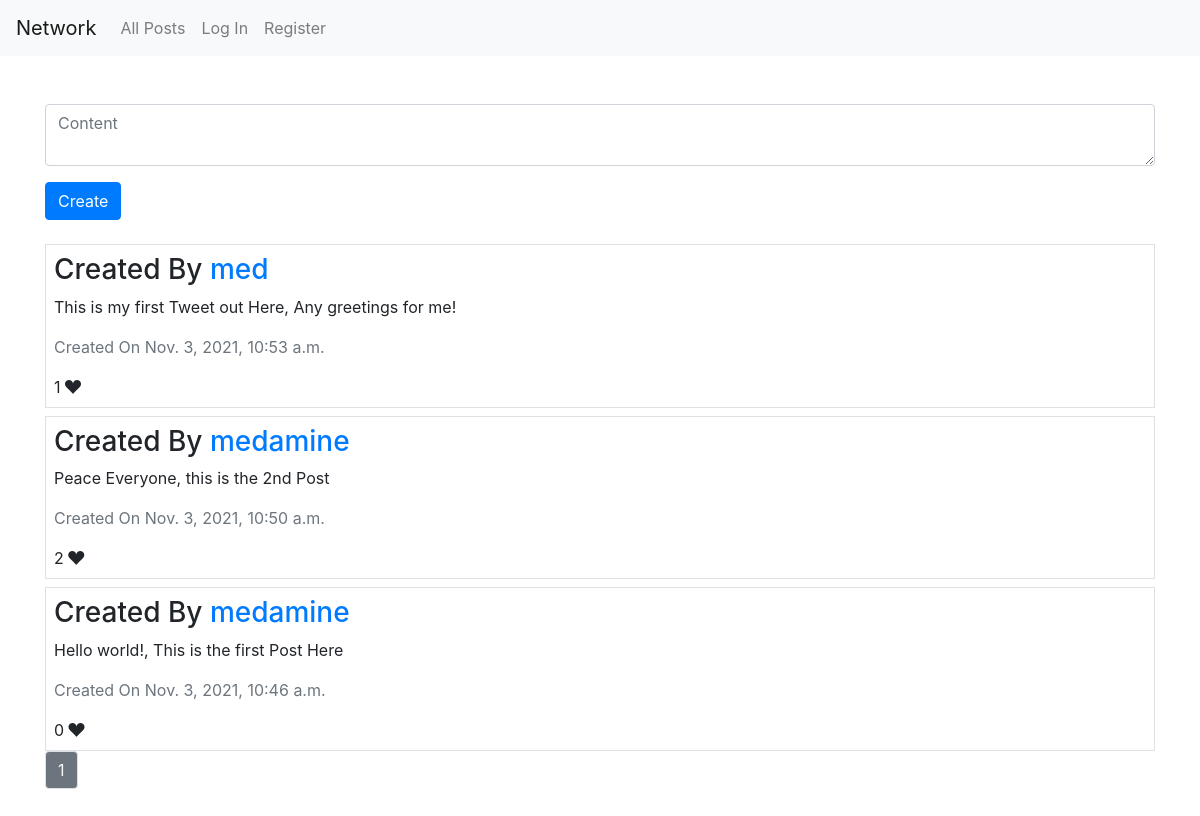
The app's page /, older data.
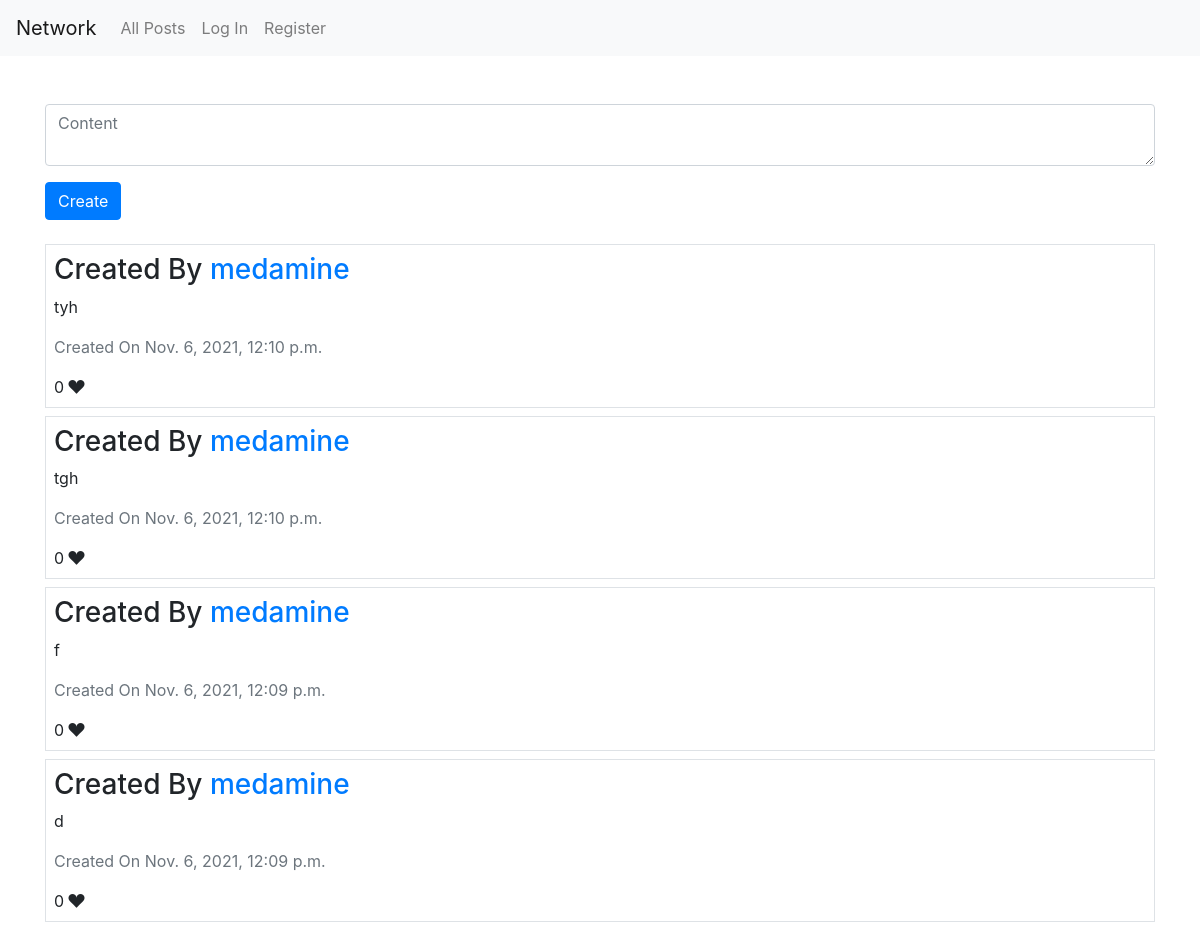
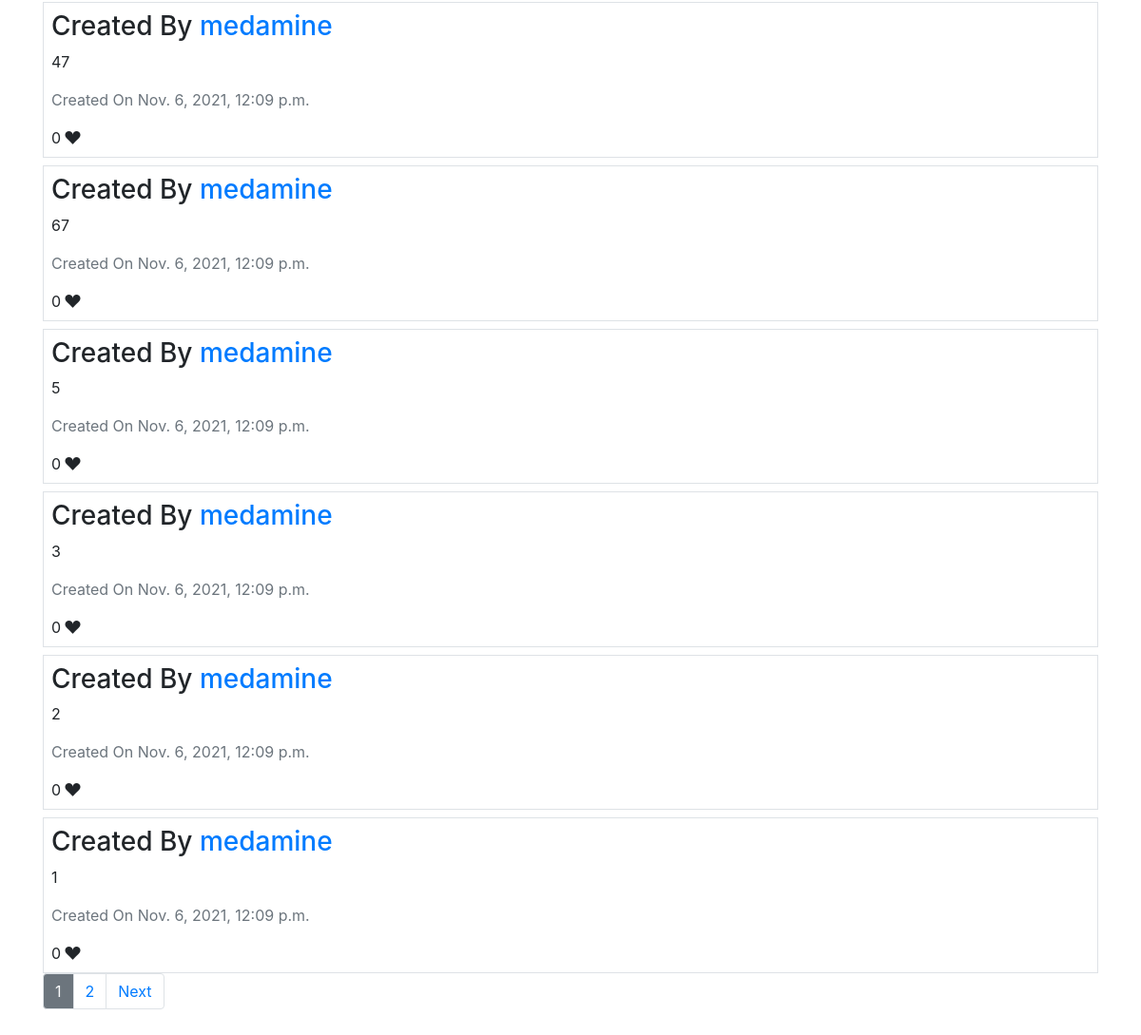
The same page, newer data (2 pictures, top to bottom).
### network/models.py (models this page shows, shortened)
class Tweet(models.Model):
    user = models.ForeignKey(
        User, on_delete=models.CASCADE, related_name="creator")
    content = models.TextField()
    created_at = models.DateTimeField(auto_now_add=True)

class User(AbstractUser):
    pass

### network/views.py (the view, shortened to what this page needs)
# urls.py: path("", views.index, name="index"),
def index(request):
    tweets = Tweet.objects.all().order_by("-created_at").all()
    likes = Likes.objects.all()
    tweets = Paginator(tweets, 10)
    page_obj = None
    try:
        page_number = request.GET.get('page')
        page_obj = tweets.get_page(page_number)
    except:
        page_obj = tweets.get_page(1)
    try:
        user = User.objects.get(username=request.user)
    except:
        user = None
    output = []
    for tweet in page_obj:
        liked = ""
        try:
            liked = likes.get(user=user, tweet=tweet)
        except:
            liked = None
        output.append({
            "id": tweet.id,
            "tweet": tweet,
            "likes": likes.filter(tweet=tweet).count(),
            "isLiked": True if liked else False
        })
    return render(request, "network/index.html", {"tweets": output, "page_obj": page_obj})

### network/templates/network/index.html (shortened to what this page needs)
{% extends "network/layout.html" %}
{% load static %}
{% block body %}
<form class="mt-2 mb-4" action="{% url 'index' %}" method="post">
    <div class="form-group">
        <textarea autofocus class="form-control" type="text" name="content" placeholder="Content"></textarea>
    </div>
    <button class="btn btn-primary" type="submit">
        Create
    </button>
</form>
{% if tweets %}
{% for tweet in tweets %}
<div class="content border p-2 mt-2 show_{{tweet.tweet.id}}" data-id="{{tweet.tweet.id}}">
    <h3>Created By <a href="{% url 'profile' tweet.tweet.user.username %}"> {{tweet.tweet.user.username}} </a> </h3>
    <p>
        {{tweet.tweet.content}}
    </p>
    <p class="text-secondary">Created On {{tweet.tweet.created_at}}</p>
    <span>
        {{tweet.likes}}
    </span> <i class="bi bi-suit-heart-fill {% if tweet.isLiked %}text-danger{% endif %} me-2"></i>
</div>
{% endfor %}
<nav aria-label="Page navigation float-end">
    <ul class="pagination">
        {% with ''|center:page_obj.paginator.num_pages as range %}
        {% for _ in range %}
        {% if forloop.counter == page_obj.number %}
        <li class="page-item disabled"><a aria-disabled="true" class="page-link bg-secondary text-light"
                href="?page={{forloop.counter}}">
                {{forloop.counter}}</a></li>
        {% else %}
        <li class="page-item"><a class="page-link" href="?page={{forloop.counter}}">
                {{forloop.counter}}</a></li>
        {% endif %}
        {% endfor %}
        {% endwith %}
        {% if page_obj.has_next %}
        <li class="page-item"><a class="page-link" href="?page={{page_obj.next_page_number }}">Next</a></li>
        {% endif %}
    </ul>
</nav>
{% endif %}
{% endblock %}

Row changes from the older to the newer data that the page shows:
no longer on this page (row unchanged): Tweet: tweet.user.username "med", tweet.content "This is my first Tweet out Here, Any greetings for me!", tweet.created_at "Nov. 3, 2021, 10:53 a.m.", likes "1"
no longer on this page (row unchanged): Tweet: tweet.user.username "medamine", tweet.content "Peace Everyone, this is the 2nd Post", tweet.created_at "Nov. 3, 2021, 10:50 a.m.", likes "2"
no longer on this page (row unchanged): Tweet: tweet.user.username "medamine", tweet.content "Hello world!, This is the first Post Here", tweet.created_at "Nov. 3, 2021, 10:46 a.m.", likes "0"
added Tweet: tweet.user.username "medamine", tweet.content "tyh", tweet.created_at "Nov. 6, 2021, 12:10 p.m.", likes "0"
added Tweet: tweet.user.username "medamine", tweet.content "tgh", tweet.created_at "Nov. 6, 2021, 12:10 p.m.", likes "0"
added Tweet: tweet.user.username "medamine", tweet.content "f", tweet.created_at "Nov. 6, 2021, 12:09 p.m.", likes "0"
added Tweet: tweet.user.username "medamine", tweet.content "d", tweet.created_at "Nov. 6, 2021, 12:09 p.m.", likes "0"
added Tweet: tweet.user.username "medamine", tweet.content "47", tweet.created_at "Nov. 6, 2021, 12:09 p.m.", likes "0"
added Tweet: tweet.user.username "medamine", tweet.content "67", tweet.created_at "Nov. 6, 2021, 12:09 p.m.", likes "0"
added Tweet: tweet.user.username "medamine", tweet.content "5", tweet.created_at "Nov. 6, 2021, 12:09 p.m.", likes "0"
added Tweet: tweet.user.username "medamine", tweet.content "3", tweet.created_at "Nov. 6, 2021, 12:09 p.m.", likes "0"
added Tweet: tweet.user.username "medamine", tweet.content "2", tweet.created_at "Nov. 6, 2021, 12:09 p.m.", likes "0"
added Tweet: tweet.user.username "medamine", tweet.content "1", tweet.created_at "Nov. 6, 2021, 12:09 p.m.", likes "0"
Text that changed along with them:
new list line: "2"
text now shown: "Next"
